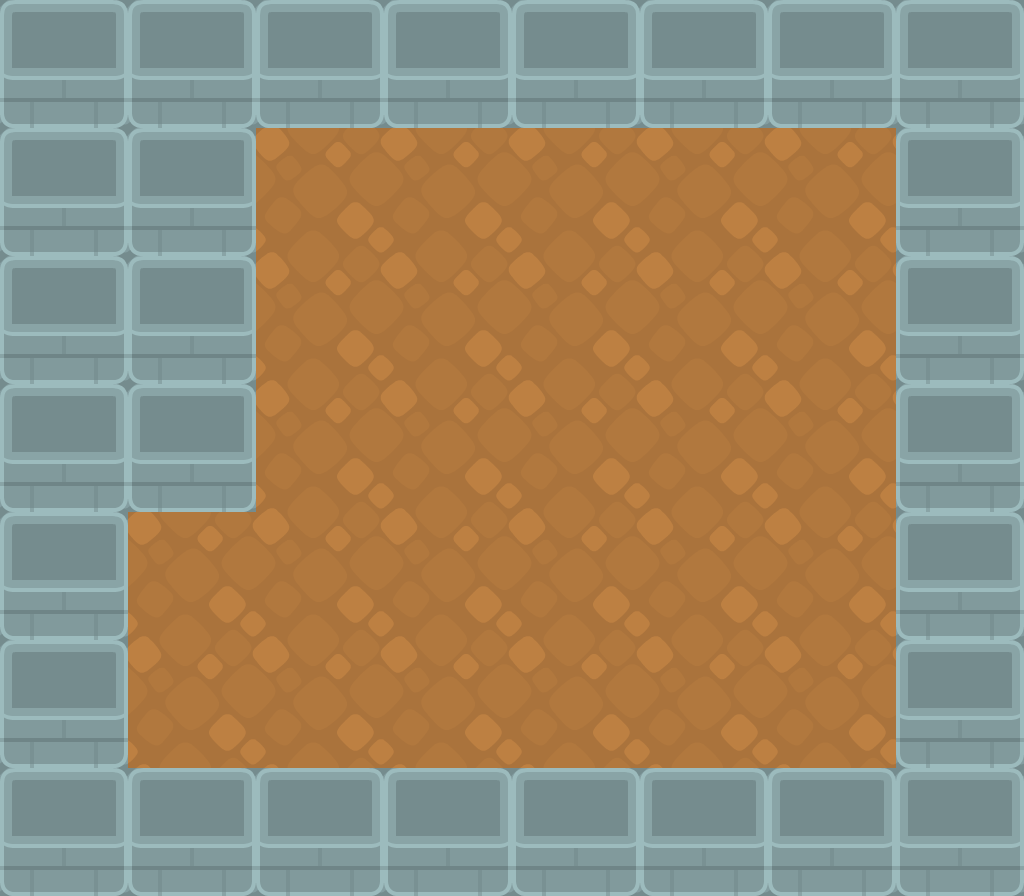

Tiled map render using the project's own tile images. Description and the map definition, with tile-layer contents summarised, below:
An orthogonal 8x7 tile map with 128x128 px tiles, 2 tile layers (ground, map_render) and 14 objects.

<map version="1.0" orientation="orthogonal" renderorder="right-down" width="8" height="7" tilewidth="128" tileheight="128" nextobjectid="19">
 <tileset firstgid="1" name="map_tileset" tilewidth="128" tileheight="128" tilecount="20" columns="5">
  <image source="../../_spritesheets/map_tileset.png" trans="ff00ff" width="640" height="512" />
 </tileset>
 <layer name="ground" width="8" height="7">
  <data>[56 cells, 56 non-empty, 2 distinct tile ids]</data>
 </layer>
 <objectgroup name="spawn">
  <object id="1" x="576" y="448" />
 </objectgroup>
 <objectgroup name="coll_objects">
  <object id="3" x="6.66667" y="106.667" width="245.333" height="401.333" />
  <object id="4" x="1.33333" y="513.333" width="121.333" height="365.333" />
  <object id="5" x="28" y="770.667" width="912" height="116" />
  <object id="7" x="897.333" y="112" width="124" height="712" />
  <object id="9" x="230.667" y="4" width="713.333" height="120" />
 </objectgroup>
 <layer name="map_render" width="8" height="7">
  <data>[56 cells, 29 non-empty, 1 distinct tile ids]</data>
 </layer>
 <objectgroup name="objectifs">
  <object id="11" gid="18" x="384" y="384" width="128" height="128" />
  <object id="12" gid="18" x="640" y="384" width="128" height="128" />
  <object id="13" gid="18" x="384" y="640" width="128" height="128" />
  <object id="14" gid="18" x="640" y="640" width="128" height="128" />
 </objectgroup>
 <objectgroup name="caisses">
  <object id="15" gid="11" x="512" y="384" width="128" height="128" />
  <object id="16" gid="11" x="384" y="512" width="128" height="128" />
  <object id="17" gid="11" x="640" y="512" width="128" height="128" />
  <object id="18" gid="11" x="512" y="640" width="128" height="128" />
 </objectgroup>
</map>